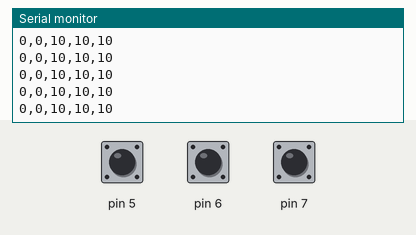
This sketch was run on a simulated Arduino Uno, built with avr-gcc and run on an emulated ATmega328P. Shown: the last lines printed to the serial monitor. The test bench sets the inputs (shaded band); at power-on: pin 5 HIGH, pin 6 HIGH, pin 7 HIGH.

Above: at 1.2 s.
1.3 s: pin 5 pulled LOW for 1 s
At 2.1 s:
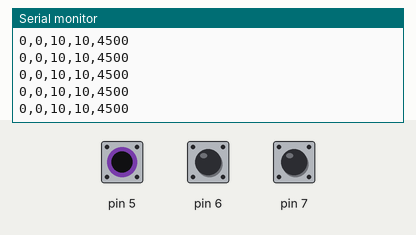
5.3 s: pin 6 pulled LOW for 0.15 s
6.9 s: pin 7 pulled LOW for 1 s
At 7.5 s:
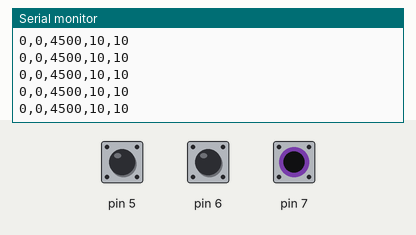
10.9 s: pin 5 pulsed LOW 5 times (0.12 s each, 0.3 s apart)
Timing chart, 0 to 13.9 s (numbered marks = the images above; inputs shaded):
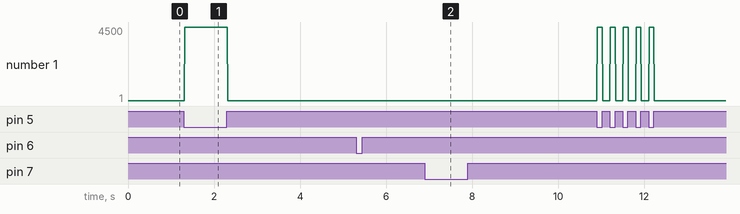

The sketch:

TouchTest.ino
```cpp
#include <CapacitiveSensor.h>


/*
 * CapitiveSense Library Demo Sketch
 * Paul Badger 2008
 * Uses a high value resistor e.g. 10 megohm between send pin and receive pin
 * Resistor effects sensitivity, experiment with values, 50 kilohm - 50 megohm. Larger resistor values yield larger sensor values.
 * Receive pin is the sensor pin - try different amounts of foil/metal on this pin
 * Best results are obtained if sensor foil and wire is covered with an insulator such as paper or plastic sheet
 */


CapacitiveSensor cs_4_5 = CapacitiveSensor(4,5);        // 10 megohm resistor between pins 4 & 2, pin 2 is sensor pin, add wire, foil
CapacitiveSensor cs_4_6 = CapacitiveSensor(4,6);
CapacitiveSensor cs_4_7 = CapacitiveSensor(4,7);        // 10 megohm resistor between pins 4 & 6, pin 6 is sensor pin, add wire, foil


void setup()
{

   //cs_4_5.set_CS_AutocaL_Millis(0xFFFFFFFF);     // turn off autocalibrate on channel 1 - just as an example
   Serial.begin(57600);

}

long time =0;
void loop()
{
    long start = millis();
    long total5 =  cs_4_5.capacitiveSensor(30);
    long total6 =  cs_4_6.capacitiveSensor(30);
    long total7 =  cs_4_7.capacitiveSensor(30);
    long total8 =  0;//cs_4_8.capacitiveSensor(30);
    long total9 =  0;//cs_4_9.capacitiveSensor(30);


    //Serial.print(millis() - start);        // check on performance in milliseconds

    //Serial.print(",");                    // tab character for debug window spacing
    Serial.print(total9);                  // print sensor output 1

    Serial.print(",");
    Serial.print(total8);                  // print sensor output 2

    Serial.print(",");
    Serial.print(total7);                // print sensor output 3

    Serial.print(",");
    Serial.print(total6);                // print sensor output 3

    Serial.print(",");
    Serial.print(total5);                // print sensor output 3

    //Serial.print("\t");
    //Serial.print((millis() - time));

    Serial.println();
    //delay(10);                             // arbitrary delay to limit data to serial port
    time = millis();
}
```

Measured:
- after the input at 1.3 s, the serial monitor: prints a new line at once (image 1)
- after the input at 6.9 s, the serial monitor: prints a new line at once (image 2)
- plotted number 1: 10 → 1 after the input at 10.9 s
